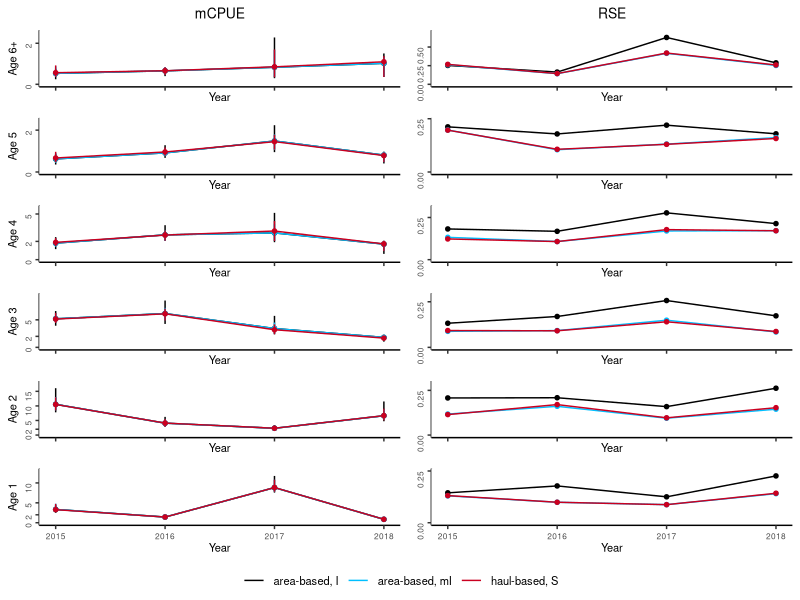
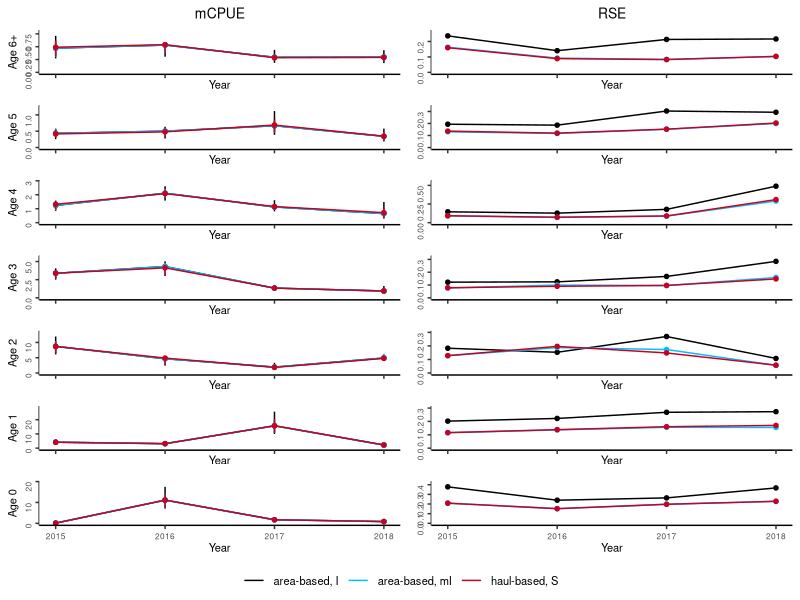
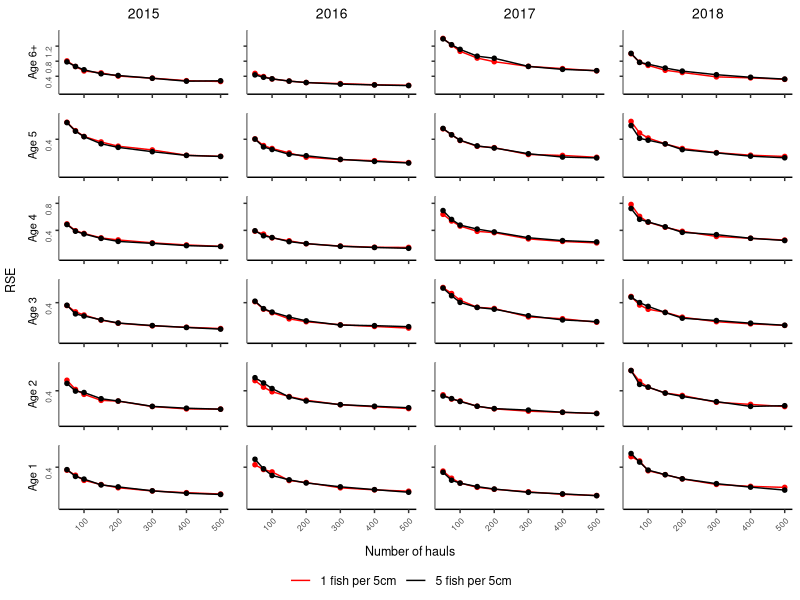
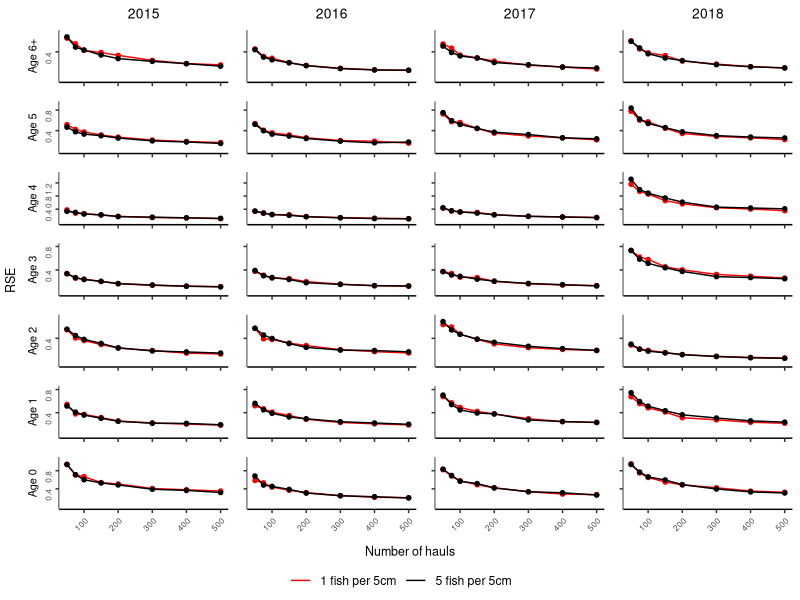
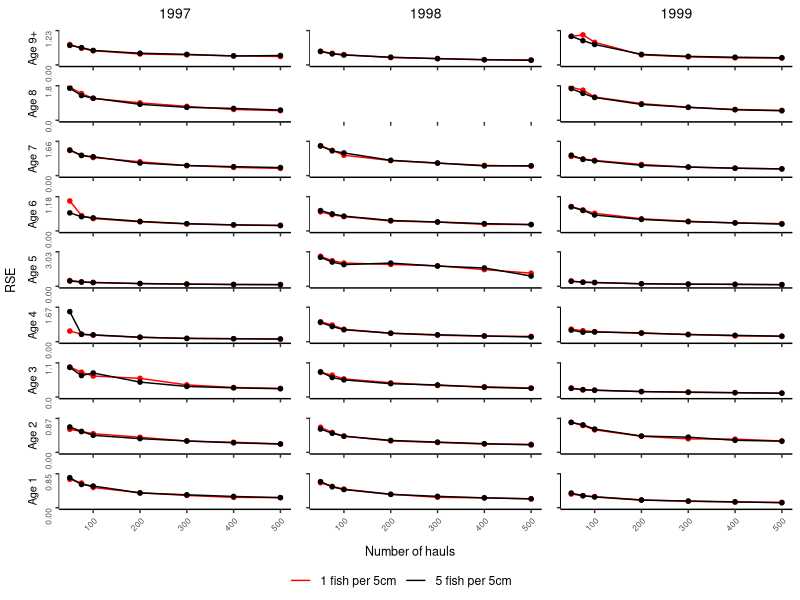
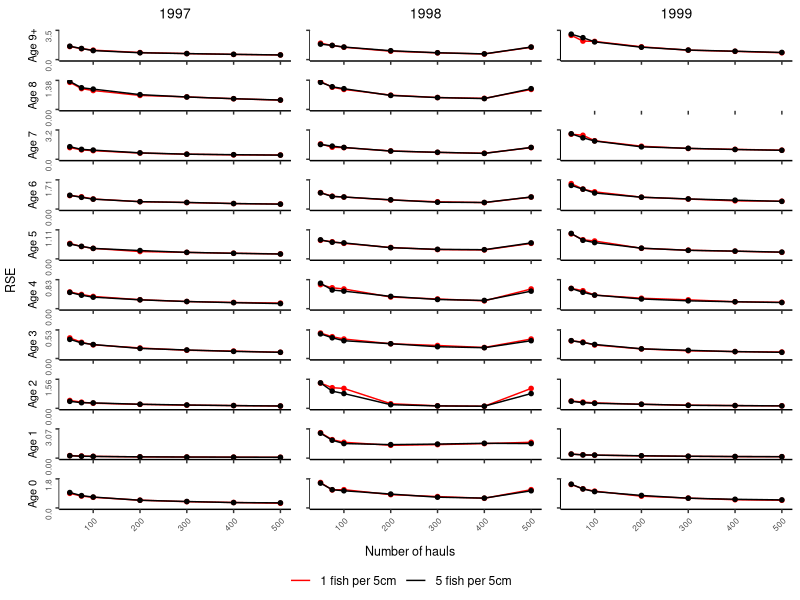

Reproduce these figures in R, in order.
#
# Example of tabulated plot inspired by Gerritsen et al. 2006
#

library(ggplot2)
library(grid)
library(gridExtra)
library(egg)

#' @noRd
makeColorMap <- function(columns, color){
  colors <- as.list(rep(color, length(columns)))
  names(colors) <- columns
  return(colors)
}

#' generates function for passing to tickmarks
#' tickfunctions have n number of ticks
#' lowest tick is 0
#' highes ttick is rounded of from ymax (digits determine rounding)
#' mid tick is rounded midpoint
genTickMarksFunction <- function(n=3, digits=1, slack=0.01){
  roundf <- function(x){floor(x * (10**digits))/(10**digits)}
  tickfun <- function(lim){
    if (is.infinite(lim[2]) | is.na(lim[2])){
      return(c(0.0))
    }
    maxl <- lim[2]-slack
    minl <- 0
    step <- maxl/(n-1)
    ticks <- sapply(seq(minl, maxl, step), roundf)
    return(ticks)
  }
}

#' generates function for passing to tickmaks
#' tickfunctions tries a range of preset scales form 0 to ymax
#' and chooses the one that leaves fewer tickmars, exceding n
genTickMarksTester <- function(n=3, steps=c(.001, 0.0025, 0.005, 0.01, 0.025, 0.05, 0.1, 0.25, 0.5, 1, 2.5, 5, 10, 25, 50, 100, 250, 500)){

  stopifnot(all(steps == sort(steps)))

  tickfun <- function(lim){
    maxl <- lim[2]
    if (is.infinite(maxl) | is.na(maxl)){
      return(c(0.0))
    }
    minl <- 0
    for (step in rev(steps)){
      ticks <- seq(minl, maxl, step)

      if (length(ticks) >= 3){
        return(ticks)
      }
    }
    stop("Could not make tickmarks")
  }
}
ticks3 <- genTickMarksTester()
ticks2 <- genTickMarksFunction(2,2)

#' @noRd
panelPlotOverlay <- function(plotData, columnGroups, xVariable, yVariable, yVariableUpper, yVariableLower, xlimrow, ylimcol, showX=F, showY=F, ylabel="", basetheme=NULL, titletext="", pointcol=NULL, linecol=NULL, errorcol=NULL, tickmarks=NULL){

  panelplot <- ggplot(plotData, aes_string(x=xVariable, y=yVariable)) + xlim(xlimrow) + ylab(ylabel) + ylim(ylimcol)

  cols <- unique(plotData[,columnGroups])
  for (col in cols){
    colData <- plotData[plotData[,columnGroups] == col,]
    if (!is.null(yVariableUpper) & !is.null(yVariableLower)){
      panelplot <- panelplot + geom_linerange(data=colData, aes_string(ymin=yVariableLower, ymax=yVariableUpper), color=errorcol[[col]])
    }
    #points and lines
    if (nrow(colData) == 0){
      panelplot <- panelplot + geom_blank()
    }
    else{
      panelplot <- panelplot + geom_line(data=colData, aes_string(color=columnGroups))  + geom_point(data=colData, shape=20, size=2, color=pointcol[[col]])
    }

    if (!is.null(title) & col == cols[1]){
      panelplot <- panelplot + ggtitle(titletext)
    }

  }

  panelplot <- panelplot + scale_color_manual(values = unlist(linecol))

  panelplot <- panelplot + basetheme()
  panelplot <- panelplot + theme(panel.grid.minor = element_blank(), panel.grid.major = element_blank())
  if (!is.null(tickmarks)){
    panelplot <- panelplot + scale_y_continuous(breaks=tickmarks, limits = ylimcol)
  }
  if (!showX){
    panelplot <- panelplot + theme(axis.title.x = element_blank(), axis.text.x=element_blank())
  }
  else{
    panelplot <- panelplot + theme(axis.title.x = element_blank())
  }

  if (!showY){
    panelplot <- panelplot + theme(axis.title.y = element_blank(), axis.text.y=element_blank())
  }

  return(panelplot)
}


#' Table plot
#' @description
#'  makes a tabulated plot of estimates grouped by two covariates, one for columns, one for rows. axes of all plots are the same variables.
#' @details
#' @param data data.table() with data, must contain columns identified by parameters 'columnGroups', 'rowGroups', 'xVariable' and 'yVariable'
#' @param columnGroups character() identifies column in data that identifies the grouping used for columns in the plot
#' @param rowGRoups character() identifies column in data that identifies the grouping used for rows in the plot
#' @param xVariable character() identifies column in data containting variable to be used for x-axis
#' @param yVariable character() identifies column in data containing variable to be used for y-axis
#' @param overlayGroups character() identifies column in data specifying the groups to be overlayed
#' @param ylab character(), optional, label for y-axis, if not provided 'yVariable' will be used.
#' @param ymin numeric(), optional, lower bounds of y axis, if not NULL y axis will be adopted to data for each column
#' @param ymax numeric(), optional, upper bounds of y axis, if not provided y axis will be adopted to data for each column
#' @param xlim vector, optional, lower and upper bounds of x axis, if not provided y axis will be adapted to data for each row
#' @param pointcol character() or named list mapping the values in data[,columnGroups] to colors, color of points in plots
#' @param linecol character() or named list mapping the values in data[,columnGroups] to colors color of connecting lines in plots
#' @param errorcol character() or named list mapping the values in data[,columnGroups] to colors color of error bars
#' @param tickmarks numeric() specifies tickmarks for y-axis
#' @param basetheme ggplot2 - theme function to use for plotting. Default adjusts y-axis label alignments to account for variable width of tick-labels.
#' @param reverseX logical() whether to reverse X axes
#' @param hLineCol character() specify any column that should be used for horisontal reference lines
stackedPanelsOverlay <- function(data, columnGroups, rowGroups, xVariable, yVariable, overlayGroups, ylab=NULL, xlab=NULL, xlim=NULL, ymin=0, ymax=NULL, pointcol="black", linecol="#cb181d", errorcol="#cb181d", tickmarks=NULL, basetheme=function(x){ggplot2::theme_classic() + theme(plot.title = element_text(hjust = 0.5, size=10), axis.title.y = element_text(size=8),  axis.title.x = element_text(size=8), axis.text.y = element_text(angle = 90, hjust = 1, size=6))}, reverseX=F, hLineCol=NULL){

  if(is.numeric(columnGroups) | is.numeric(rowGroups)){
    stop("ColumnGroups and rowGroups can not be numeric variables. Covert with as.character()")
  }

  if (!all(c(columnGroups, rowGroups, xVariable, yVariable) %in% names(data))){
    stop("Some arguments (columnGroups, rowGroups, xVariable, yVariable) not found in data.")
  }

  if (any(is.na(data[,c(columnGroups, rowGroups, xVariable)]))){
    stop("NAs in grouping variables or x variable")
  }

  if (is.null(ylab)){
    ylab <- yVariable
  }

  if (is.null(xlab)){
    xlab <- xVariable
  }

  rows <- sort(unique(unlist(data[,rowGroups])), decreasing = T)
  cols <- sort(unique(unlist(data[,columnGroups])))
  og <- sort(unique(unlist(data[,overlayGroups])))
  if (is.character(linecol)){
    linecol <- makeColorMap(og, linecol)
  }
  if (is.character(pointcol)){
    pointcol <- makeColorMap(og, pointcol)
  }
  if (is.character(errorcol)){
    errorcol <- makeColorMap(og, errorcol)
  }

  panels <- list()
  for (row in rows){

    #determine ylims if necessary
    minvar <- yVariable
    miny <- ymin
    if (is.null(miny)){
      miny <- min(data[data[,rowGroups] == row,minvar])
      miny <- miny - abs(miny) * .1
    }

    maxvar <- yVariable
    maxy <- ymax
    if (is.null(maxy)){
      maxy <- max(data[data[,rowGroups] == row,maxvar])
      maxy <- maxy + abs(maxy) * .1
    }
    ylimcol <- c(miny, maxy)

    for (col in cols){
      xlimrow <- xlim
      if (is.null(xlimrow)){
        xlimrow <- c(min(data[data[,columnGroups] == col,xVariable]), max(data[data[,columnGroups] == col,xVariable]))
      }

      title <- NULL
      if (row == rows[1]){
        title = col
      }

      plotdata <- data[data[,columnGroups] == col & data[,rowGroups] == row,]

      referenceline <- NULL
      if (!is.null(hLineCol)){
        stopifnot(length(unique(unlist(plotdata[,hLineCol])))==1)
        referenceline <- unlist(plotdata[,hLineCol])[1]
      }

      panel <- panelPlotOverlay(plotdata, overlayGroups, xVariable, yVariable, yVariableUpper=NULL, yVariableLower=NULL, xlimrow, ylimcol, showX=(row == rows[length(rows)]), showY=(col == cols[1]), ylabel=row, basetheme=basetheme, title=title, pointcol=pointcol, linecol=linecol, errorcol=errorcol, tickmarks=tickmarks)
      panel <- panel + theme(legend.position="none")
      panels[[paste(row, col, sep="/")]] <- panel

    }
  }

  g <- ggplotGrob(panels[[1]] + theme(legend.position="bottom", legend.title = element_blank()))$grobs
  legend <- g[[which(sapply(g, function(x) x$name) == "guide-box")]]
  lheight <- sum(legend$height)
  grid.arrange(
    ggarrange(
      plots=panels,
      nrow=length(rows),
      left=textGrob(ylab, gp=gpar(fontsize=9), rot = 90),
      bottom=textGrob(xlab, gp=gpar(fontsize=9)),draw=F
    ),
    legend,
    ncol = 1,
    heights = unit.c(unit(1, "npc") - lheight, lheight))
}

#' Makes Two column plot-table
#' Same x-axis, and row-categories, but two different y-axis for the different groups.
#' values for each of the column groups are plotted on top of each other in the column to the right for yvariable1
#' values for each of the column groups are plotted on top of each other in the column to the left for yvariable2
overlayedColumnPlot <- function(data, columnGroups, rowGroups, xVariable, yVariable1, yVariable2, yVariable1Lower=NULL, yVariable1Upper=NULL, yVariable2Lower=NULL, yVariable2Upper=NULL, ylab1=NULL, ylab2=NULL, xlab=NULL, xlim=NULL, ymin1=0, ymin2=0, ymax1=NULL, ymax2=NULL, pointcol="black", linecol="#cb181d", errorcol="#cb181d", tickmarksY1=NULL, tickmarksY2=NULL, basetheme=function(x){ggplot2::theme_classic() + theme(plot.title = element_text(hjust = 0.5, size=10), axis.title.y = element_text(size=8), axis.title.x = element_text(size=8), axis.text.y = element_text(angle = 90, hjust = 1, size=6),axis.title.x.bottom = element_text(size=8), axis.text.x=element_text(size=6), legend.text = element_text(size=8))}){
  if(is.numeric(columnGroups) | is.numeric(rowGroups)){
    stop("ColumnGroups and rowGroups can not be numeric variables. Covert with as.character()")
  }

  if (!all(c(columnGroups, rowGroups, xVariable, yVariable1, yVariable2) %in% names(data))){
    stop("Some arguments (columnGroups, rowGroups, xVariable, yVariable1, yvaraible2) not found in data.")
  }

  if (any(is.na(data[,c(columnGroups, rowGroups, xVariable)]))){
    stop("NAs in grouping variables or x variable")
  }

  if (is.null(yVariable1Upper) + is.null(yVariable1Lower) == 1){
    stop("Provide either both yVariableUpper and yVariableLower, or neither of them")
  }
  if (is.null(yVariable2Upper) + is.null(yVariable2Lower) == 1){
    stop("Provide either both yVariableUpper and yVariableLower, or neither of them")
  }

  if (is.null(ylab1)){
    ylab1 <- yVariable1
  }
  if (is.null(ylab2)){
    ylab2 <- yVariable2
  }

  if (is.null(xlab)){
    xlabel <- xVariable
  }
  else{
    xlabel <- xlab
  }

  rows <- sort(unique(unlist(data[,rowGroups])), decreasing = T)
  cols <- sort(unique(unlist(data[,columnGroups])))

  if (is.character(linecol)){
    linecol <- makeColorMap(cols, linecol)
  }
  if (is.character(pointcol)){
    pointcol <- makeColorMap(cols, pointcol)
  }
  if (is.character(errorcol)){
    errorcol <- makeColorMap(cols, errorcol)
  }

  panels <- list()
  for (row in rows){

    #determine ylims for yVariable1 if necessary
    minvar1 <- yVariable1
    if (!is.null(yVariable1Lower)){
      minvar1 <- yVariable1Lower
    }
    miny1 <- ymin1
    if (is.null(miny1)){
      miny1 <- min(data[data[,rowGroups] == row,minvar1])
      miny1 <- miny1 - abs(miny1) * .1
    }

    maxvar1 <- yVariable1
    if (!is.null(yVariable1Upper)){
      maxvar1 <- yVariable1Upper
    }
    maxy1 <- ymax1
    if (is.null(maxy1)){
      maxy1 <- max(data[data[,rowGroups] == row,maxvar1])
      maxy1 <- maxy1 + abs(maxy1) * .1
    }
    ylim1col <- c(miny1, maxy1)


    #determine ylims for yVariable2 if necessary
    minvar2 <- yVariable2
    if (!is.null(yVariable2Lower)){
      minvar2 <- yVariable2Lower
    }
    miny2 <- ymin2
    if (is.null(miny2)){
      miny2 <- min(data[data[,rowGroups] == row,minvar2])
      miny2 <- miny2 - abs(miny2) * .1
    }

    maxvar2 <- yVariable2
    if (!is.null(yVariable2Upper)){
      maxvar2 <- yVariable2Upper
    }
    maxy2 <- ymax2
    if (is.null(maxy2)){
      maxy2 <- max(data[data[,rowGroups] == row,maxvar2])
      maxy2 <- maxy2 + abs(maxy2) * .1
    }
    ylim2col <- c(miny2, maxy2)

    #get x-axis and title params
    xlimrow <- xlim
    if (is.null(xlimrow)){
      xlimrow <- c(min(data[,xVariable]), max(data[,xVariable]))
    }

    title1 <- NULL
    if (row == rows[1]){
      title1 = yVariable1
    }
    title2 <- NULL
    if (row == rows[1]){
      title2 = yVariable2
    }

    plotdata <- data[data[,rowGroups] == row,]
    #plot yvar1
    panel <- panelPlotOverlay(plotdata, columnGroups, xVariable, yVariable1, yVariable1Upper, yVariable1Lower, xlimrow, ylim1col, showX=(row == rows[length(rows)]), showY=T, ylabel=row, basetheme=basetheme, title=title1, pointcol=pointcol, linecol=linecol, errorcol=errorcol, tickmarks=tickmarksY1)
    panel <- panel + theme(legend.position="none")
    panels[[paste(row, "yvar1", sep="/")]] <- panel

    #plot yvar2
    panel <- panelPlotOverlay(plotdata, columnGroups, xVariable, yVariable2, yVariable2Upper, yVariable2Lower, xlimrow, ylim2col, showX=(row == rows[length(rows)]), showY=T, ylabel=NULL, basetheme=basetheme, title=title2, pointcol=pointcol, linecol=linecol, errorcol=errorcol, tickmarks=tickmarksY2)
    panel <- panel + theme(legend.position="none")
    panels[[paste(row, "yvar2", sep="/")]] <- panel

  }


  g <- ggplotGrob(panels[[1]] + theme(legend.position="bottom", legend.title = element_blank()))$grobs
  legend <- g[[which(sapply(g, function(x) x$name) == "guide-box")]]
  lheight <- sum(legend$height)
  grid.arrange(
    ggarrange(
      plots=panels,
      nrow=length(rows),
      left=ylab,
      bottom=xlab,draw=F
    ),
    legend,
    ncol = 1,
    heights = unit.c(unit(1, "npc") - lheight, lheight))

}

warning("Change file reference to package location")
warning("Check which CI to use")
warning("Check axis labels")


#
# compare the estimated mCPUE from the two ALKs for each age group (showing confidence intervals)
#

alkresult <- read.csv("data/ALKs_results.csv", sep=";", stringsAsFactors = F, dec = ",", na.strings = c("#N/A"))

areab <- alkresult$ALK %in% "area based"
haulb <- alkresult$ALK %in% "haul based"
alkresult[areab,5] <- "area-based"
alkresult[haulb,5] <- "haul-based"


alkresult$bs <- NULL
alkresult[alkresult$Bootstrap=="Stratified", "bs"] <- "S"
alkresult[alkresult$Bootstrap=="ICES-IBTS", "bs"] <- "I"
alkresult[alkresult$Bootstrap=="Modified-ICES", "bs"] <- "mI"
alkresult[alkresult$ALK == "area based", "ALK"] <- "area-based"
alkresult[alkresult$ALK == "haul based", "ALK"] <- "haul-based"
alkresult$ALKm <- paste(alkresult$ALK, alkresult$bs, sep=", ")
alkresult$age <- paste("Age", alkresult$age)
alkresult$RSE <- alkresult$sd / alkresult$mCPUE


estimator_colors <- list()

estimator_colors[["area-based, I"]] <- "#000000"   # "#92c5de"
estimator_colors[["area-based, mI"]] <-"#00BFFF"  #"#0000CD"  #"#0571b0"
estimator_colors[["haul-based, S"]] <- "#ca0020"

####
# Plot 1
# Using Q1 and all years
#
#

#path= "G:/DOCUMENTS/IBTSgithub3/New-IBTS-Project/TestPackage/ices/figures/"
alkq1 <- alkresult[alkresult$Quarter=="Q1",]
alkq1 <- alkq1[alkq1$age != "Age 0",]

pdf(file = "ices/figures/ALK_Bootstrap_Plots_Edvin/mCpueRseQ1b.pdf", width=3.35, onefile = F) #85mm in inches (3.35) or 170mm (6.69 inches)
overlayedColumnPlot(data = alkq1, columnGroups = "ALKm", rowGroups = "age", xVariable = "Year", yVariable1 = "mCPUE", yVariable2 = "RSE", yVariable1Lower = "Q025", yVariable1Upper = "Q975", tickmarksY1 = c(0,2,5,10,15,20,25), tickmarksY2=c(0,.25,.5,.75,1,1.25,1.5), pointcol = estimator_colors, linecol = estimator_colors, errorcol = estimator_colors)
dev.off()

####
# Plot 2 - for supplementary
# As plot 1, but for Q3, retaining age group 0
# Using Q3 and all years
alkq3 <- alkresult[alkresult$Quarter=="Q3",]
pdf(file = "ices/figures/ALK_Bootstrap_Plots_Edvin/suppMatMcpueRseQ3.pdf", width=3.35, onefile = F) #85mm in inches
overlayedColumnPlot(data = alkq3, columnGroups = "ALKm", rowGroups = "age", xVariable = "Year", yVariable1 = "mCPUE", yVariable2 = "RSE", yVariable1Lower = "Q025", yVariable1Upper = "Q975", tickmarksY1 = ticks3, tickmarksY2=ticks3, pointcol = estimator_colors, linecol = estimator_colors, errorcol = estimator_colors)
dev.off()


####
# Plot 7
# overlay 1 and 5 for otholith per 5 cm

resamplingCol <- list()
resamplingCol[["1 fish per 5cm"]] <- "red"
resamplingCol[["5 fish per 5cm"]] <- "black"

resamplingOtolithsAndHauls <- read.csv("OtolithsAndHauls_Results_2015_2018/OtolAndHaul_1_5_per_5cm_areaBased2015_2018.csv", sep=";", stringsAsFactors = F, na.strings=c("NA"))
oneFish <- resamplingOtolithsAndHauls$Otolith_per5cm %in% 1
fiveFish <- resamplingOtolithsAndHauls$Otolith_per5cm %in% 5
resamplingOtolithsAndHauls[oneFish,5] <- "1 fish per 5cm"
resamplingOtolithsAndHauls[fiveFish,5] <- "5 fish per 5cm"

resamplingOtolithsAndHauls$cv <- resamplingOtolithsAndHauls$sd / resamplingOtolithsAndHauls$bootstrapMean
resamplingOtolithsAndHauls$age <- paste("Age", resamplingOtolithsAndHauls$age)
resamplingOtolithsAndHauls$Year <- as.character(resamplingOtolithsAndHauls$Year)
resamplingOtolithsAndHauls$Otolith_per5cm <- as.character(resamplingOtolithsAndHauls$Otolith_per5cm)
resamplingOtolithsAndHaulsQ1 <- resamplingOtolithsAndHauls[resamplingOtolithsAndHauls$Quarter=="Q1",]
resamplingOtolithsAndHaulsQ1 <- resamplingOtolithsAndHaulsQ1[resamplingOtolithsAndHaulsQ1$age != "Age 0",]

pdf(file = "ices/figures/ALK_Bootstrap_Plots_Edvin/resamplingAgeAndHaulsQ1.pdf", width=3.35, onefile = F) #85mm in inches
stackedPanelsOverlay(data = resamplingOtolithsAndHaulsQ1, columnGroups = "Year", rowGroups = "age", xVariable = "N", yVariable = "cv", overlayGroups="Otolith_per5cm", xlab="Number of hauls", ylab="RSE", ymin=0, pointcol = resamplingCol, linecol = resamplingCol, errorcol = resamplingCol, tickmarks = c(.4,.8,1.2), basetheme=function(x){ggplot2::theme_classic() + theme(plot.title = element_text(hjust = 0.5, size =10),axis.title.y = element_text(size =8),axis.title.x = element_text(size =8), axis.text.y = element_text(angle = 90, hjust = 1, size=6), axis.text.x = element_text(angle = 45, hjust = 1, size=6))})
dev.off()

####
# Plot 8 - supplementary
# Like plot 7, but for Q3 and including aGE GROUP 0
resamplingOtolithsAndHaulsQ3 <- resamplingOtolithsAndHauls[resamplingOtolithsAndHauls$Quarter=="Q3",]
pdf(file = "ices/figures/ALK_Bootstrap_Plots_Edvin/suppMatResamplingAgeAndHaulsQ3.pdf", width=3.35, onefile = F) #85mm in inches
stackedPanelsOverlay(data = resamplingOtolithsAndHaulsQ3, columnGroups = "Year", rowGroups = "age", xVariable = "N", yVariable = "cv", overlayGroups="Otolith_per5cm", xlab="Number of hauls", ylab="RSE", ymin=0, pointcol = resamplingCol, linecol = resamplingCol, errorcol = resamplingCol, tickmarks = c(.4,.8,1.2), basetheme=function(x){ggplot2::theme_classic() + theme(plot.title = element_text(hjust = 0.5, size =10),axis.title.y = element_text(size =8),axis.title.x = element_text(size =8), axis.text.y = element_text(angle = 90, hjust = 1, size=6), axis.text.x = element_text(angle = 45, hjust = 1, size=6))})
dev.off()

####
# Plot 9  - supplementary
# Like plot 7, but for 1997 - 1999
resamplingOtolithsAndHauls <- read.csv("OtolithsAndHauls_Results_1997_1999/OtolAndHaul_1_5_per_5cm_areaBased1997_1999.csv", sep=";", stringsAsFactors = F, na.strings=c("NA"))
oneFish <- resamplingOtolithsAndHauls$Otolith_per5cm %in% 1
fiveFish <- resamplingOtolithsAndHauls$Otolith_per5cm %in% 5
resamplingOtolithsAndHauls[oneFish,6] <- "1 fish per 5cm"
resamplingOtolithsAndHauls[fiveFish,6] <- "5 fish per 5cm"

resamplingOtolithsAndHauls$cv <- resamplingOtolithsAndHauls$sd / resamplingOtolithsAndHauls$bootstrapMean
resamplingOtolithsAndHauls$age <- paste("Age", resamplingOtolithsAndHauls$age)
resamplingOtolithsAndHauls$Year <- as.character(resamplingOtolithsAndHauls$Year)
resamplingOtolithsAndHauls$Otolith_per5cm <- as.character(resamplingOtolithsAndHauls$Otolith_per5cm)
resamplingOtolithsAndHaulsQ1 <- resamplingOtolithsAndHauls[resamplingOtolithsAndHauls$Quarter=="Q1",]
resamplingOtolithsAndHaulsQ1 <- resamplingOtolithsAndHaulsQ1[resamplingOtolithsAndHaulsQ1$age != "Age 0",]

pdf(file = "ices/figures/ALK_Bootstrap_Plots_Edvin/suppMatResamplingAgeAndHaulsQ197-99.pdf", width=3.35, onefile = F) #85mm in inches
stackedPanelsOverlay(data = resamplingOtolithsAndHaulsQ1, columnGroups = "Year", rowGroups = "age", xVariable = "N", yVariable = "cv", overlayGroups="Otolith_per5cm", xlab="Number of hauls", ylab="RSE", ymin=0, pointcol = resamplingCol, linecol = resamplingCol, errorcol = resamplingCol, tickmarks = ticks2, basetheme=function(x){ggplot2::theme_classic() + theme(plot.title = element_text(hjust = 0.5, size =10),axis.title.y = element_text(size =8), axis.title.x = element_text(size =8), axis.text.y = element_text(angle = 90, hjust = 1, size=6), axis.text.x = element_text(angle = 45, hjust = 1, size=6))})
dev.off()


####
# Plot 10  - supplementary
# Like plot 9, but for Q3 and including age group 0

resamplingOtolithsAndHaulsQ3 <- resamplingOtolithsAndHauls[resamplingOtolithsAndHauls$Quarter=="Q3",]
pdf(file = "ices/figures/ALK_Bootstrap_Plots_Edvin/suppMatResamplingAgeAndHaulsQ397-99.pdf", width=3.35, onefile = F) #85mm in inches
stackedPanelsOverlay(data = resamplingOtolithsAndHaulsQ3, columnGroups = "Year", rowGroups = "age", xVariable = "N", yVariable = "cv", overlayGroups="Otolith_per5cm", xlab="Number of hauls", ylab="RSE", ymin=0, pointcol = resamplingCol, linecol = resamplingCol, errorcol = resamplingCol, tickmarks = ticks2, basetheme=function(x){ggplot2::theme_classic() + theme(plot.title = element_text(hjust = 0.5, size = 10),axis.title.y = element_text(size = 8), axis.title.x = element_text(size=8), axis.text.y = element_text(angle = 90, hjust = 1, size=6), axis.text.x = element_text(angle = 45, hjust = 1, size=6))})
dev.off()
